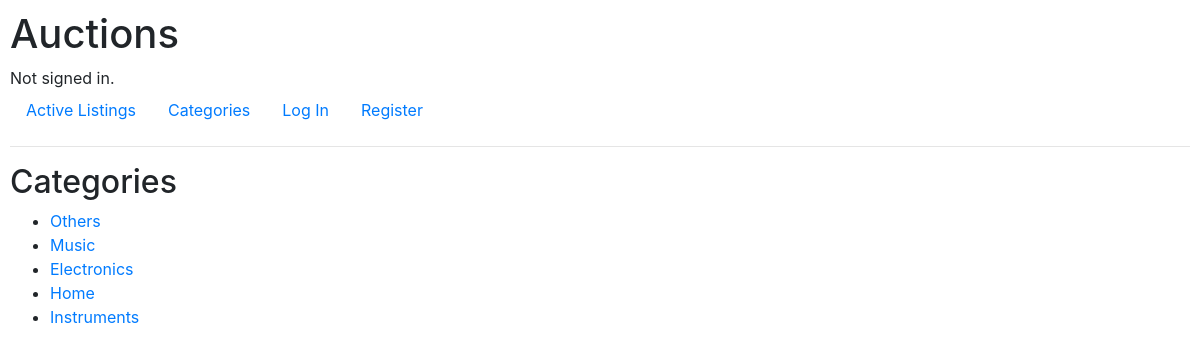
The page /categories on the database its author committed.
### auctions/models.py (models this page shows, shortened)
class Category(models.Model):
    name = models.CharField(max_length=16)
    slug = models.SlugField()
    class Meta:
        verbose_name_plural = "Categories"

### auctions/views.py (the view)
# urls.py: path("categories", views.categories, name="categories")
def categories(request):
    categories = Category.objects.all()
    context = {
        "categories": categories
    }
    return render(request, "auctions/categories.html", context)

### auctions/templates/auctions/categories.html
{% extends "auctions/layout.html" %}
{% block body %}
    <h2>Categories</h2>
    <div>
        <ul>
            {% for category in categories %}
                <li><a href="{% url 'category' category.slug %}">{{ category.name }}</a></li>
            {% endfor %}
        </ul>
    </div>
{% endblock %}

### auctions/static/auctions/styles.css (style rules this page uses)
body { padding: 10px; }

### rows shown on the page
Category: name "Others"
Category: name "Music"
Category: name "Electronics"
Category: name "Home"
Category: name "Instruments"
